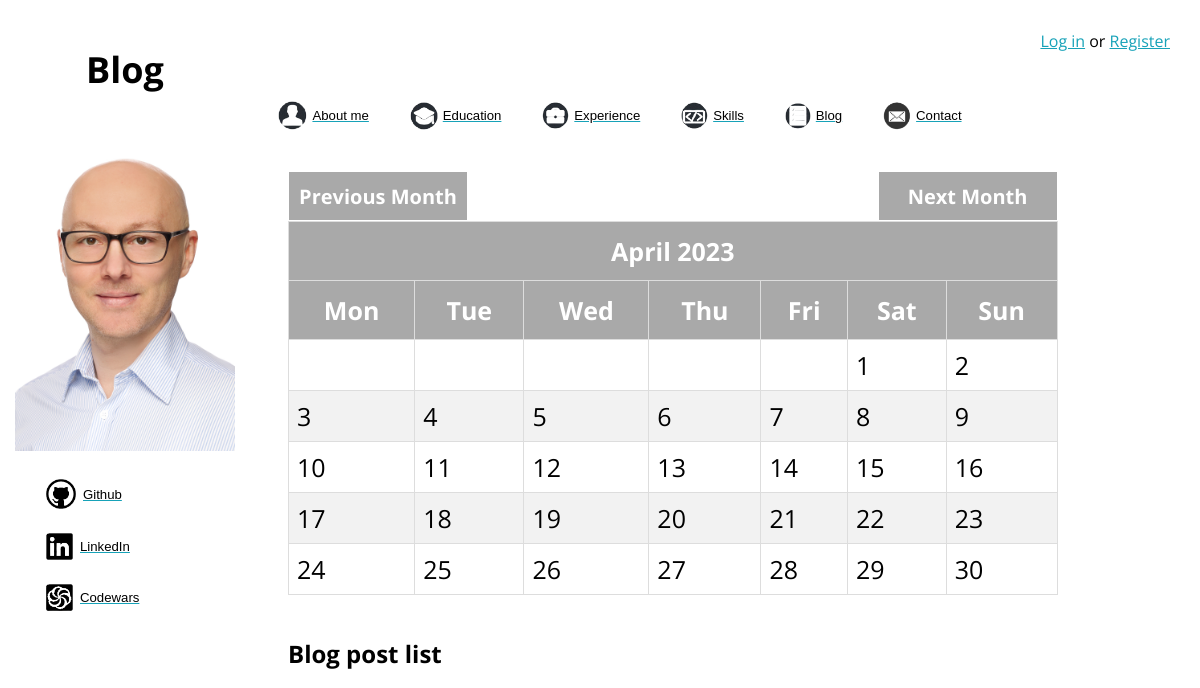
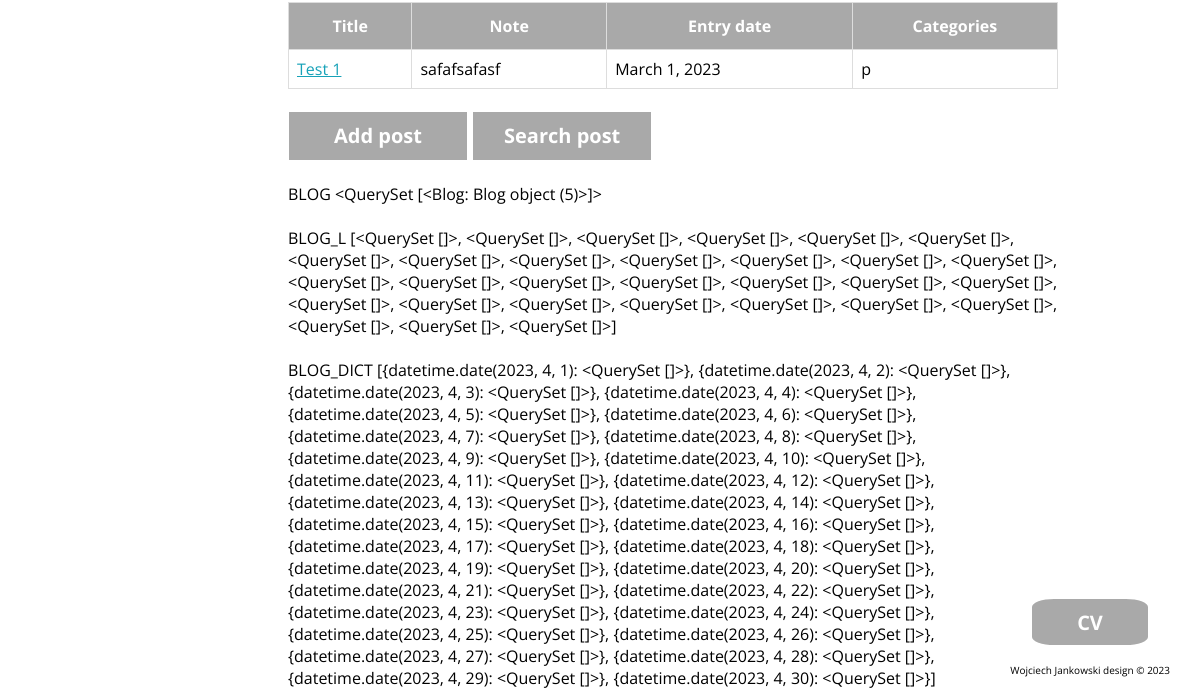
The page /blog/calendar_current/ on the database as committed earlier (2 pictures, top to bottom).
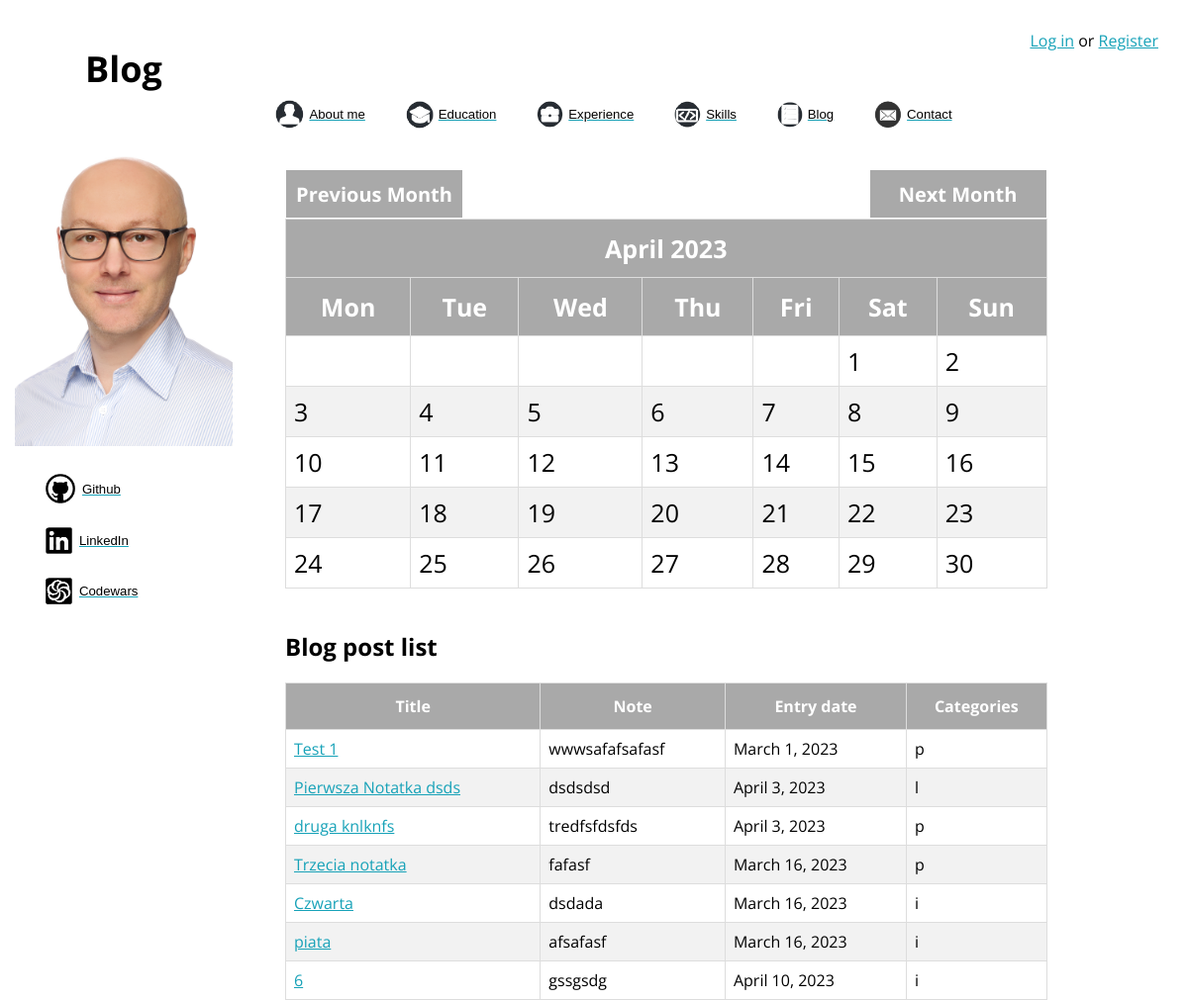
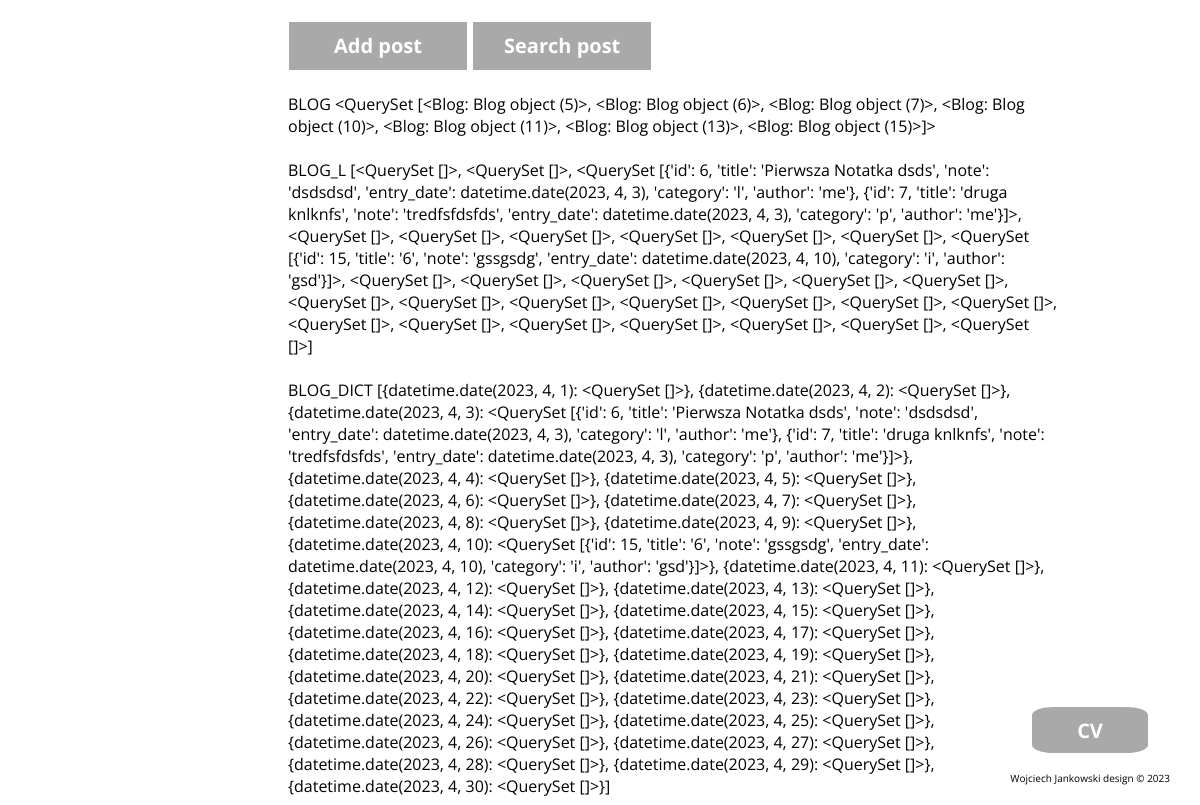
The same page on the database as committed later (2 pictures, top to bottom).
### blog/models.py (models this page shows)
class Blog(models.Model):
    title = models.CharField(max_length=200, blank=False)
    note = models.TextField()
    entry_date = models.DateField(auto_now=False, blank=False, )
    category = models.CharField(max_length=1, choices=(("p", "programming"), ("i", "interests"), ("l", "life")),
                                blank=False)
    author = models.CharField(max_length=30, blank=False)
    class Meta:
        verbose_name = "Blog"
        verbose_name_plural = "Blog"

### blog/views.py (the view)
# urls.py: path("calendar_current/", views.calendar_current, name="calendar_current"),
def calendar_current(request):
    month = datetime.now().month
    year = datetime.now().year
    cal = HTMLCalendar().formatmonth(year, month)
    days = []
    for i in range(1, 32):
        try:
            day = date(int(year), int(month), int(i))
            days.append(day)
        except ValueError:
            break
    blog = Blog.objects.all()
    blog_l = []
    for day in days:
        blog_date = Blog.objects.filter(entry_date=day).values()
        blog_l.append(blog_date)
    date_blog_dict = [{k: v} for k, v in zip(days, blog_l)]
    prev = None
    next = None
    if month > 1:
        prev = f'{year}/{month - 1}'
    elif month == 1:
        prev = f"{year - 1}/{month + 11}"
    if month < 12:
        next = f'{year}/{month + 1}'
    elif month == 12:
        next = f"{year + 1}/{month - 11}"
    ctx = {"year": year,
           "month": month,
           "cal": cal,
           "prev": prev,
           "next": next,
           "days": days,
           "blog": blog,
           "blog_l": blog_l,
           "date_blog_dict": date_blog_dict,
           'site_name': "Blog",
           }
    return render(request=request, template_name="blog/calendar_current.html", context=ctx)

### blog/templates/blog/calendar_current.html (shortened to what this page needs)
{% extends "aboutme/base.html" %}
{% load static %}
{% block main_content %}
<div class="container">
  {% include 'blog/calendar_block.html' %}
</div>
{% endblock %}

### blog/templates/blog/calendar_block.html
{% load static %}
<a href="{% url 'blog:calendar_current' %}{{ prev }}">
    <button class="next" style="display:inline-block;">Previous Month</button></a>
<a href="{% url 'blog:calendar_current' %}{{ next }}">
    <button class="next" style="float:right;">Next Month</button></a>
<div class="cal">
    {{ cal|safe}}
    <br>
    <h2>Blog post list</h2>
    <table id="data">
        <thead>
            <tr>
                <th>Title</th>
                <th>Note</th>
                <th>Entry date</th>
                <th>Categories</th>
            </tr>
        </thead>
        <tbody>
            {% for post in blog %}
            <tr>
                <td><a href="{% url 'blog:post_detail' post.pk %}">{{ post.title }}</td>
                <td>{{ post.note }}</td>
                <td>{{ post.entry_date }} </a> </td>
                <td>{{ post.category }}</td>
            </tr>
            {% endfor %}
        </tbody>
    </table>
    <br>
    <a href="{% url 'blog:post_create' %}">
        <button class="next" style="display:inline-block;">Add post</button></a>
    <a href="{% url 'blog:post_search' %}">
        <button class="next" style="display:inline-block;">Search post</button></a>
    <br>
    <br>
    BLOG
    {{ blog }}
    <br>
    <br>
    BLOG_L
    {{ blog_l }}
    <br>
    <br>
    BLOG_DICT
    {{ date_blog_dict }}
    <a href="{% static 'aboutme/files/cv.pdf' %}"><button class="button">CV</button></a>

Rows that differ between the two databases and show on the page:
changed Blog "Test 1": note "safafsafasf" → "wwwsafafsafasf"; id "<QuerySet [<Blog: Blog object (5)>]>" → "<QuerySet [<Blog: Blog object (5)>, <Blog: Blog object (6)>, <Blog: Blog object (7)>, <Blog: Blog object (10)>, <Blog: Blog object (11)>, <Blog: Blog object (13)>, <Blog: Blog object (15)>]>"
added Blog: title "Pierwsza Notatka dsds", note "dsdsdsd", entry_date "April 3, 2023", category "l"
added Blog: title "druga knlknfs", note "tredfsfdsfds", entry_date "April 3, 2023", category "p"
added Blog: title "Trzecia notatka", note "fafasf", entry_date "March 16, 2023", category "p"
added Blog: title "Czwarta", note "dsdada", entry_date "March 16, 2023", category "i"
added Blog: title "piata", note "afsafasf", entry_date "March 16, 2023", category "i"
added Blog: title "6", note "gssgsdg", entry_date "April 10, 2023", category "i"
Other text that changed with them:
{{ blog_l }}: "…[]>, <QuerySet []>, <QuerySet []>, <QuerySet []>, <QuerySet []>, <QuerySet []>, <QuerySet []>, <QuerySet []>, <QuerySet []>, <QuerySet []>, <QuerySet []>, <QuerySet []>,…" → "…[]>, <QuerySet []>, <QuerySet [{'id': 6, 'title': 'Pierwsza Notatka dsds', 'note': 'dsdsdsd', 'entry_date': datetime.date(2023, 4, 3), 'category': 'l', 'author': 'me'}, {'id': 7, 'title': 'druga knlknfs', 'note': 'tredfsfdsfds', 'entry_date': datetime.date(2023, 4, 3), 'category': 'p', 'author': 'me'}]>, <QuerySet []>, <QuerySet []>, <QuerySet []>, <QuerySet []>, <QuerySet []>, <QuerySet []>, <QuerySet [{'id': 15, 'title': '6', 'note': 'gssgsdg', 'entry_date': datetime.date(2023, 4, 10), 'category': 'i', 'author': 'gsd'}]>, <QuerySet []>, <QuerySet []>,…"
{{ date_blog_dict }}: "…{datetime.date(2023, 4, 3): <QuerySet []>}, {datetime.date(2023, 4, 4): <QuerySet []>}, {datetime.date(2023, 4, 5): <QuerySet []>}, {datetime.date(2023, 4, 6): <QuerySet []>}, {datetime.date(2023, 4, 7): <QuerySet []>}, {datetime.date(2023, 4, 8): <QuerySet []>}, {datetime.date(2023, 4, 9): <QuerySet []>}, {datetime.date(2023, 4, 10): <QuerySet []>}, {datetime.date(2023, 4, 11): <QuerySet…" → "…{datetime.date(2023, 4, 3): <QuerySet [{'id': 6, 'title': 'Pierwsza Notatka dsds', 'note': 'dsdsdsd', 'entry_date': datetime.date(2023, 4, 3), 'category': 'l', 'author': 'me'}, {'id': 7, 'title': 'druga knlknfs', 'note': 'tredfsfdsfds', 'entry_date': datetime.date(2023, 4, 3), 'category': 'p', 'author': 'me'}]>}, {datetime.date(2023, 4, 4): <QuerySet []>}, {datetime.date(2023, 4, 5): <QuerySet []>}, {datetime.date(2023, 4, 6): <QuerySet []>}, {datetime.date(2023, 4, 7): <QuerySet []>}, {datetime.date(2023, 4, 8): <QuerySet []>}, {datetime.date(2023, 4, 9): <QuerySet []>}, {datetime.date(2023, 4, 10): <QuerySet [{'id': 15, 'title': '6', 'note': 'gssgsdg', 'entry_date': datetime.date(2023,…"
